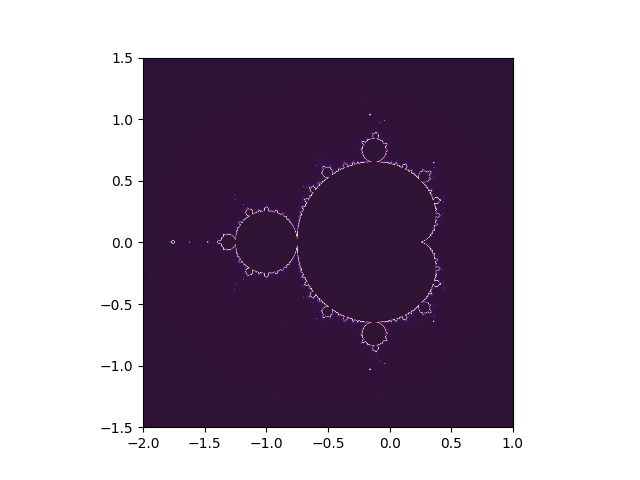

This chart was generated by the following Python code:
import numpy as np
import matplotlib.pyplot as plt

def mandelbrot(c, max_iter=1000):
    z = 0
    for n in range(max_iter):
        if abs(z) > 2:
            return n
        z = z**2 + c
    return max_iter

def mandelbrot_set(width=800, height=800, max_iter=1000):
    x_min, x_max = -2, 1
    y_min, y_max = -1.5, 1.5
    img = np.zeros((height, width))

    for y in range(height):
        for x in range(width):
            cx = x_min + (x_max - x_min) * x / (width - 1)
            cy = y_min + (y_max - y_min) * y / (height - 1)
            c = complex(cx, cy)
            img[y, x] = mandelbrot(c, max_iter)

    return img

mandelbrot_img = mandelbrot_set()
plt.imshow(mandelbrot_img, cmap='twilight_shifted', extent=(-2, 1, -1.5, 1.5))
plt.savefig('mandelbrot.png')
plt.show()


